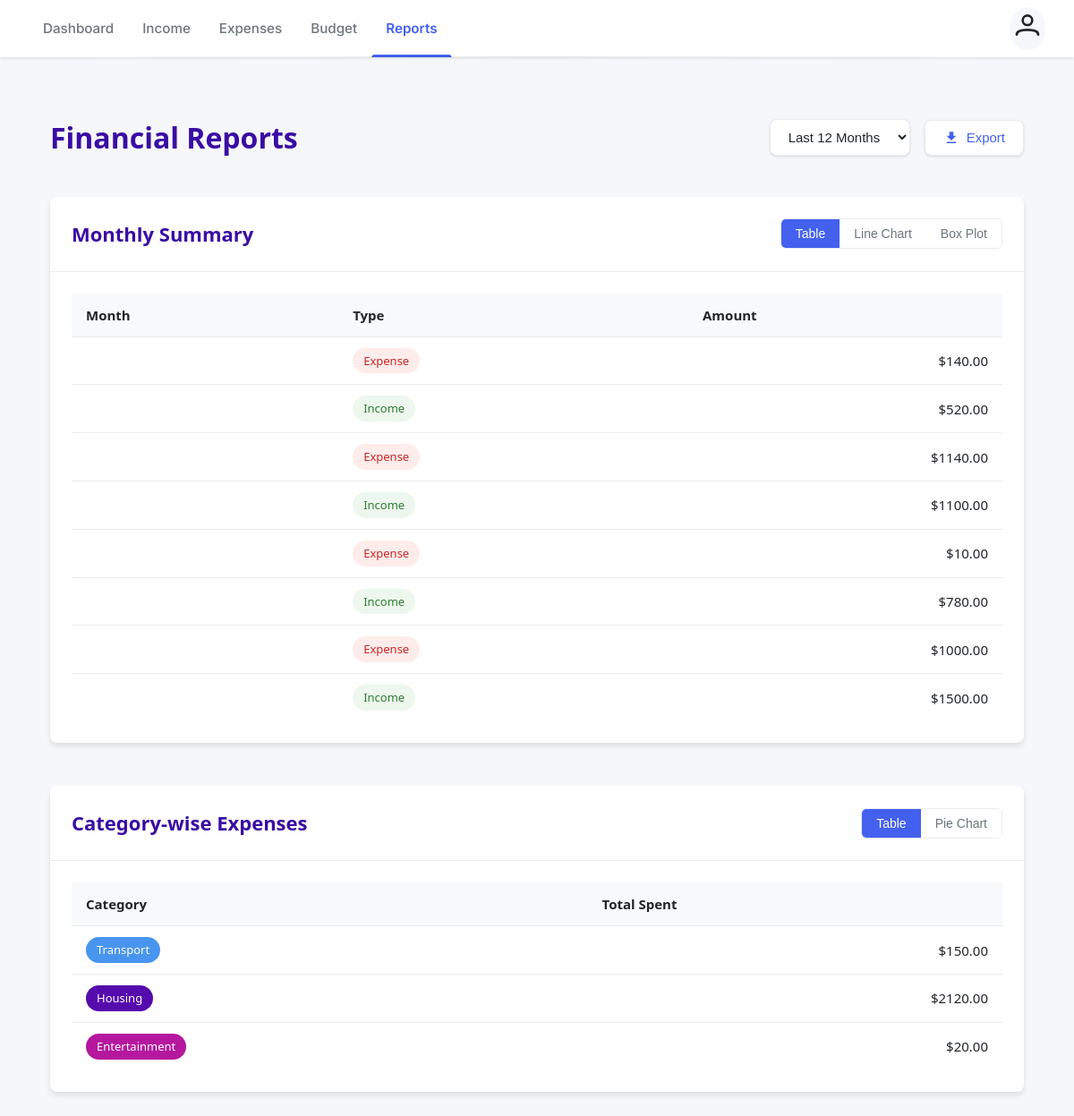
The app's page /reports/ (signed in) with its own data.
### myapp/models.py (models this page shows, shortened)
class Transaction(models.Model):
    user = models.ForeignKey(User, on_delete=models.CASCADE)
    amount = models.DecimalField(max_digits=10, decimal_places=2, validators=[MinValueValidator(0.01)])
    category = models.ForeignKey(Category, on_delete=models.CASCADE)
    description = models.TextField(blank=True)
    date = models.DateField(default=timezone.now)
    transaction_type = models.CharField(max_length=10, choices=[('income', 'Income'), ('expense', 'Expense')])
    class Meta:
        ordering = ['-date']

class Category(models.Model):
    name = models.CharField(max_length=100)
    user = models.ForeignKey(User, on_delete=models.CASCADE)
    CATEGORY_TYPES = [
        ('income', 'Income'),
        ('expense', 'Expense'),
        ('budget', 'Budget'),
    ]
    category_type = models.CharField(max_length=10, choices=CATEGORY_TYPES)
    color = models.CharField(max_length=7, default='#4361ee')  # Added color field
    class Meta:
        verbose_name_plural = "Categories"
        unique_together = ('user', 'name', 'category_type')

### myapp/views.py (the view)
# urls.py: path('reports/', views.reports, name='reports'),
@login_required
def reports(request):
    monthly_data = Transaction.objects.filter(user=request.user).extra(
        select={'month': "date(date, 'start of month')"}
    ).values('month', 'transaction_type').annotate(total=Sum('amount')).order_by('month')
    monthly_json_data = []
    for item in monthly_data:
        monthly_json_data.append({
            'month': item['month'],
            'transaction_type': item['transaction_type'],
            'total': float(item['total'])  # Convert Decimal to float for JSON
        })
    expense_categories = Category.objects.filter(user=request.user, category_type='expense')
    category_data = []
    category_json_data = []
    for category in expense_categories:
        total = Transaction.objects.filter(
            user=request.user,
            category=category,
            transaction_type='expense'
        ).aggregate(Sum('amount'))['amount__sum'] or 0
        if total > 0:
            category_data.append({
                'name': category.name,
                'total': total,
                'color': category.color
            })
            category_json_data.append({
                'name': category.name,
                'total': float(total),  # Convert Decimal to float for JSON
                'color': category.color
            })
    context = {
        'monthly_data': monthly_data,
        'category_data': category_data,
        'monthly_json': json.dumps(monthly_json_data, cls=DjangoJSONEncoder),
        'category_json': json.dumps(category_json_data, cls=DjangoJSONEncoder),
    }
    return render(request, 'reports.html', context)

### templates/reports.html (shortened to what this page needs)
{% extends "base.html" %}
{% block content %}
<div class="reports-container">
    <header class="reports-header">
        <h1 class="reports-title">Financial Reports</h1>
        <div class="report-period-selector">
            <select id="period-select" class="period-select">
                <option value="365" selected>Last 12 Months</option>
            </select>
            <button id="export-btn" class="export-btn">
                <svg class="export-icon" viewBox="0 0 24 24">
                    <path d="M5,20H19V18H5M19,9H15V3H9V9H5L12,16L19,9Z" />
                </svg>
                Export
            </button>
        </div>
    </header>
    <section class="report-section" id="monthly-section">
        <div class="section-header">
            <h2 class="section-title">Monthly Summary</h2>
            <div class="chart-toggle">
                <button class="toggle-btn active" data-view="table">Table</button>
                <button class="toggle-btn" data-view="chart">Line Chart</button>
                <button class="toggle-btn" data-view="boxplot">Box Plot</button>
            </div>
        </div>
        <div class="section-content">
            {% if monthly_data %}
            <div class="table-view" id="monthly-table">
                <div class="table-container">
                    <table class="report-table">
                        <thead>
                            <tr>
                                <th>Month</th>
                                <th>Type</th>
                                <th class="text-right">Amount</th>
                            </tr>
                        </thead>
                        <tbody>
                            {% for data in monthly_data %}
                            <tr>
                                <td>{{ data.month|date:"F Y" }}</td>
                                <td>
                                    <span class="type-badge {% if data.transaction_type == 'income' %}income{% else %}expense{% endif %}">
                                        {{ data.transaction_type|title }}
                                    </span>
                                </td>
                                <td class="text-right">${{ data.total|floatformat:2 }}</td>
                            </tr>
                            {% endfor %}
                        </tbody>
                    </table>
                </div>
            </div>
            {% endif %}
        </div>
    </section>
    <section class="report-section" id="category-section">
        <div class="section-header">
            <h2 class="section-title">Category-wise Expenses</h2>
            <div class="chart-toggle">
                <button class="toggle-btn active" data-view="table">Table</button>
                <button class="toggle-btn" data-view="chart">Pie Chart</button>
            </div>
        </div>
        <div class="section-content">
            {% if category_data %}
            <div class="table-view" id="category-table">
                <div class="table-container">
                    <table class="report-table">
                        <thead>
                            <tr>
                                <th>Category</th>
                                <th class="text-right">Total Spent</th>
                            </tr>
                        </thead>
                        <tbody>
                            {% for data in category_data %}
                            <tr>
                                <td>
                                    <span class="category-badge" style="background-color: {{ data.color }};">
                                        {{ data.name }}
                                    </span>
                                </td>
                                <td class="text-right">${{ data.total|floatformat:2 }}</td>
                            </tr>
                            {% endfor %}
                        </tbody>
                    </table>
                </div>
            </div>
            {% endif %}
        </div>
    </section>
</div>
{% endblock %}

### templates/base.html (style rules this page uses)
:root { --primary: #4361ee; --primary-dark: #3a0ca3; --primary-light: #4895ef; --secondary: #f72585; --dark: #212529; --light: #f8f9fa; --gray: #6c757d; --light-gray: #e9ecef; --success: #4bb543; --error: #ff3333; --warning: #ffcc00; --shadow-sm: 0 1px 3px rgba(0,0,0,0.12); --shadow-md: 0 4px 6px rgba(0,0,0,0.1); --shadow-lg: 0 10px 15px rgba(0,0,0,0.1); --transition: all 0.3s cubic-bezier(0.25, 0.8, 0.25, 1); --border-radius: 8px; }
* { margin: 0; padding: 0; box-sizing: border-box; }
body { font-family: 'Inter', -apple-system, BlinkMacSystemFont, sans-serif; line-height: 1.6; color: var(--dark); background-color: #f5f7fb; -webkit-font-smoothing: antialiased; -moz-osx-font-smoothing: grayscale; }

### templates/reports.html (style rules this page uses)
:root { --primary: #4361ee; --primary-dark: #3a0ca3; --primary-light: #4895ef; --secondary: #4cc9f0; --success: #4caf50; --danger: #f44336; --warning: #ff9800; --info: #2196f3; --dark: #212529; --light: #f8f9fa; --gray: #6c757d; --light-gray: #e9ecef; --border-radius: 8px; --shadow-sm: 0 1px 3px rgba(0,0,0,0.12); --shadow-md: 0 4px 6px rgba(0,0,0,0.1); --shadow-lg: 0 10px 15px rgba(0,0,0,0.1); --transition: all 0.3s ease; }
.reports-container { max-width: 1200px; margin: 0 auto; padding: 2rem 1.5rem; font-family: 'Segoe UI', 'Roboto', 'Helvetica Neue', Arial, sans-serif; color: var(--dark); line-height: 1.6; }
.reports-header { display: flex; justify-content: space-between; align-items: center; margin-bottom: 2.5rem; flex-wrap: wrap; gap: 1.5rem; }
.reports-title { font-size: 2rem; font-weight: 700; color: var(--primary-dark); margin: 0; }
.report-period-selector { display: flex; align-items: center; gap: 1rem; }
.period-select { padding: 0.625rem 1rem; border: 1px solid var(--light-gray); border-radius: var(--border-radius); background-color: white; font-size: 0.9375rem; color: var(--dark); cursor: pointer; transition: var(--transition); box-shadow: var(--shadow-sm); }
.export-btn { display: flex; align-items: center; gap: 0.5rem; padding: 0.625rem 1.25rem; background-color: white; border: 1px solid var(--light-gray); border-radius: var(--border-radius); color: var(--primary); font-weight: 500; font-size: 0.9375rem; cursor: pointer; transition: var(--transition); box-shadow: var(--shadow-sm); }
.export-icon { width: 18px; height: 18px; fill: currentColor; }
.report-section { margin-bottom: 3rem; background-color: white; border-radius: var(--border-radius); box-shadow: var(--shadow-md); overflow: hidden; }
.section-header { display: flex; justify-content: space-between; align-items: center; padding: 1.5rem; border-bottom: 1px solid var(--light-gray); flex-wrap: wrap; gap: 1rem; }
.section-title { font-size: 1.375rem; font-weight: 600; margin: 0; color: var(--primary-dark); }
.chart-toggle { display: flex; border: 1px solid var(--light-gray); border-radius: 6px; overflow: hidden; }
.toggle-btn { padding: 0.5rem 1rem; background-color: white; border: none; font-size: 0.875rem; font-weight: 500; color: var(--gray); cursor: pointer; transition: var(--transition); }
.toggle-btn.active { background-color: var(--primary); color: white; }
.section-content { padding: 1.5rem; }
.table-container { overflow-x: auto; }
.report-table { width: 100%; border-collapse: collapse; font-size: 0.9375rem; }
.report-table th { text-align: left; padding: 0.75rem 1rem; background-color: var(--light); font-weight: 600; color: var(--dark); border-bottom: 1px solid var(--light-gray); }
.report-table td { padding: 0.75rem 1rem; border-bottom: 1px solid var(--light-gray); vertical-align: middle; }
.report-table tr:last-child td { border-bottom: none; }
.text-right { text-align: right; }
.type-badge { display: inline-block; padding: 0.25rem 0.75rem; border-radius: 50px; font-size: 0.8125rem; font-weight: 500; }
.type-badge.income { background-color: rgba(76, 175, 80, 0.1); color: #2e7d32; }
.type-badge.expense { background-color: rgba(244, 67, 54, 0.1); color: #c62828; }
.category-badge { display: inline-block; padding: 0.25rem 0.75rem; border-radius: 50px; font-size: 0.8125rem; font-weight: 500; color: white; }
.report-table tbody tr { animation: fadeIn 0.3s ease-out forwards; }
.report-table tbody tr:nth-child(even) { animation-delay: 0.05s; }
.report-table tbody tr:nth-child(odd) { animation-delay: 0.1s; }

### records on screen
Transaction: transaction_type "Expense", total "140.00"
Transaction: transaction_type "Income", total "520.00"
Transaction: transaction_type "Expense", total "10.00"
Transaction: transaction_type "Income", total "780.00"
Transaction: transaction_type "Income", total "1500.00"
Category: name "Transport"
Category: name "Housing"
Category: name "Entertainment"

### other values on screen
{{ data.transaction_type|title }} "Expense" "Income" "Expense"
{{ data.total|floatformat:2 }} "1140.00" "1100.00" "1000.00"
{{ data.total|floatformat:2 }} "150.00" "2120.00" "20.00"
